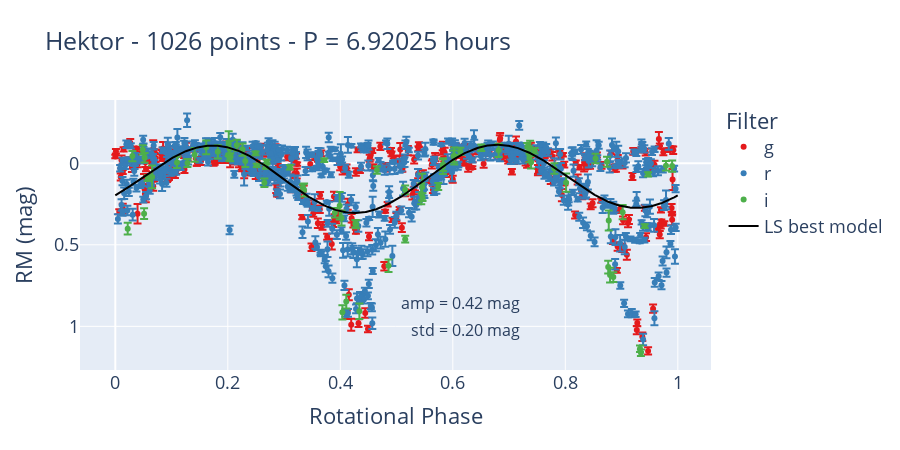

Source (notebook cell):
### Code cell
model_params = rot.compute_phased_model(JD = np.array(rot.table['jd_lt_corr']), 
                                                        mag = np.array(rot.table['phase_corrected_mag']),
                                                        best_freq = rot.best_freq ,
                                                        epoch0=2458279.952216666 # 2018-06-10 10:51:12 first valid data point
                                                       )
            
df = plots.folded_lightcurve(asteroid=body.name,
                                table = rot.table,
                                filter_codes=np.array(rot.table['filter_code']),
                                JD=np.array(rot.table['jd_lt_corr']),  
                                model_params=model_params, 
                                corrected_mag=np.array(rot.table['phase_corrected_mag']),
                                mag_err=np.array(rot.table['mag_cal_err']),
                                best_freq = rot.best_freq, 
                                save_path=string+'_lightcurve_folded.jpg', 
                                epoch_zero = 2458279.952216666, # 2018-06-10 10:51:12 first valid data point
                                show_fig=True)

### Figure 1 — Plotly figure (JSON) as saved in the notebook; plotly's stock layout.template omitted (floating-point values rounded to 4 significant figures; data arrays with more than 128 entries replaced by an {"elided": "..."} marker saying what was removed)
{"data": [{"error_y": {"array": {"elided": "351 float values"}, "visible": true}, "marker": {"color": "rgb(228,26,28)", "size": 6}, "mode": "markers", "name": "g", "type": "scatter", "x": {"elided": "351 float values"}, "y": {"elided": "351 float values"}}, {"error_y": {"array": {"elided": "604 float values"}, "visible": true}, "marker": {"color": "rgb(55,126,184)", "size": 6}, "mode": "markers", "name": "r", "type": "scatter", "x": {"elided": "604 float values"}, "y": {"elided": "604 float values"}}, {"error_y": {"array": [0.02802, 0.03202, 0.04301, 0.01104, 0.03401, 0.03102, 0.02902, 0.03502, 0.02901, 0.02402, 0.01703, 0.03901, 0.02702, 0.05201, 0.08401, 0.04601, 0.03601, 0.06401, 0.08101, 0.03202, 0.03701, 0.03501, 0.06101, 0.01005, 0.02401, 0.04401, 0.01903, 0.07001, 0.02902, 0.01204, 0.01703, 0.04001, 0.02702, 0.02602, 0.04401, 0.02003, 0.02002, 0.04201, 0.03901, 0.04501, 0.03002, 0.02002, 0.02402, 0.04801, 0.04101, 0.03801, 0.03601, 0.02402, 0.02102, 0.04201, 0.03302, 0.02103, 0.05601, 0.03901, 0.07601, 0.04801, 0.04501, 0.04001, 0.02203, 0.02502, 0.01203, 0.01303, 0.01204, 0.01403, 0.02902, 0.02302, 0.01304, 0.04201, 0.03701, 0.02003, 0.02202], "visible": true}, "marker": {"color": "rgb(77,175,74)", "size": 6}, "mode": "markers", "name": "i", "type": "scatter", "x": [0.04874, 0.03042, 0.7374, 0.3714, 0.2161, 0.8741, 0.979, 0.9899, 0.8538, 0.7324, 0.7453, 0.5825, 0.5153, 0.6026, 0.3989, 0.4022, 0.6016, 0.5439, 0.5455, 0.7806, 0.2311, 0.1097, 0.8772, 0.2515, 0.5461, 0.9019, 0.3335, 0.06538, 0.3903, 0.9412, 0.05765, 0.6814, 0.7362, 0.265, 0.4037, 0.9328, 0.9344, 0.4106, 0.8762, 0.8795, 0.8853, 0.2026, 0.2042, 0.4339, 0.1823, 0.4857, 0.02205, 0.1283, 0.5741, 0.141, 0.05117, 0.5154, 0.8014, 0.7391, 0.2016, 0.2032, 0.5823, 0.3356, 0.4268, 0.4284, 0.2494, 0.2674, 0.2691, 0.3104, 0.05208, 0.465, 0.9471, 0.1617, 0.2261, 0.6505, 0.6133], "y": [-0.08236, -0.04381, -0.09551, -0.01888, -0.11, -0.009088, 0.01563, 0.01746, -0.0295, -0.1009, -0.07698, 0.007889, 0.1631, -0.04511, 0.2603, 0.336, -0.04261, 0.1871, 0.1461, 0.03181, -0.01338, -0.005231, 0.3511, 0.01301, 0.2079, 0.2997, 0.1489, 0.08367, 0.3036, 0.3856, 0.09127, -0.07902, -0.03251, 0.1189, 0.9143, 1.137, 1.162, 0.8484, 0.6362, 0.6854, 0.6978, -0.03661, -0.03688, 0.9076, -0.06982, 0.6283, 0.4015, -0.001353, 0.1424, -0.0518, 0.3094, 0.4652, 0.1193, -0.006153, -0.1203, -0.089, 0.02069, 0.1638, 0.3705, 0.3742, -0.06068, 0.02093, -0.009894, 0.02462, -0.03327, 0.04072, 0.06763, -0.09801, -0.08375, -0.09445, -0.07249]}, {"line": {"color": "black", "width": 2}, "mode": "lines", "name": "LS best model", "type": "scatter", "x": {"elided": "1026 float values"}, "y": {"elided": "1026 float values"}}], "layout": {"annotations": [{"font": {"size": 16}, "showarrow": false, "text": "std = 0.20 mag", "x": 0.7, "xref": "paper", "y": 0.1, "yref": "paper"}, {"font": {"size": 16}, "showarrow": false, "text": "amp = 0.42 mag", "x": 0.7, "xref": "paper", "y": 0.2, "yref": "paper"}], "font": {"size": 18}, "height": 450, "legend": {"title": {"text": "Filter"}}, "title": {"text": "Hektor - 1026 points - P = 6.92025 hours"}, "width": 900, "xaxis": {"title": {"text": "Rotational Phase"}}, "yaxis": {"autorange": "reversed", "title": {"text": "RM (mag)"}}}}
